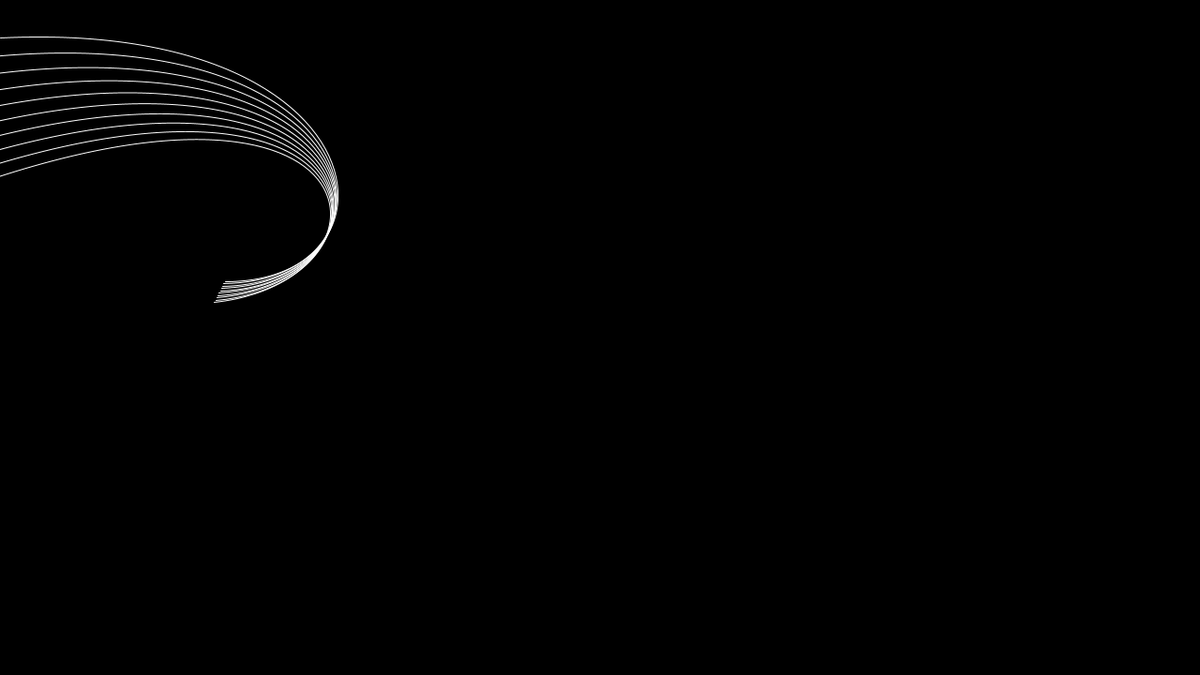
Frame 1 (no input)
Frame 60 (the mouse pressed at the canvas centre just before this capture): identical to frame 1, image omitted
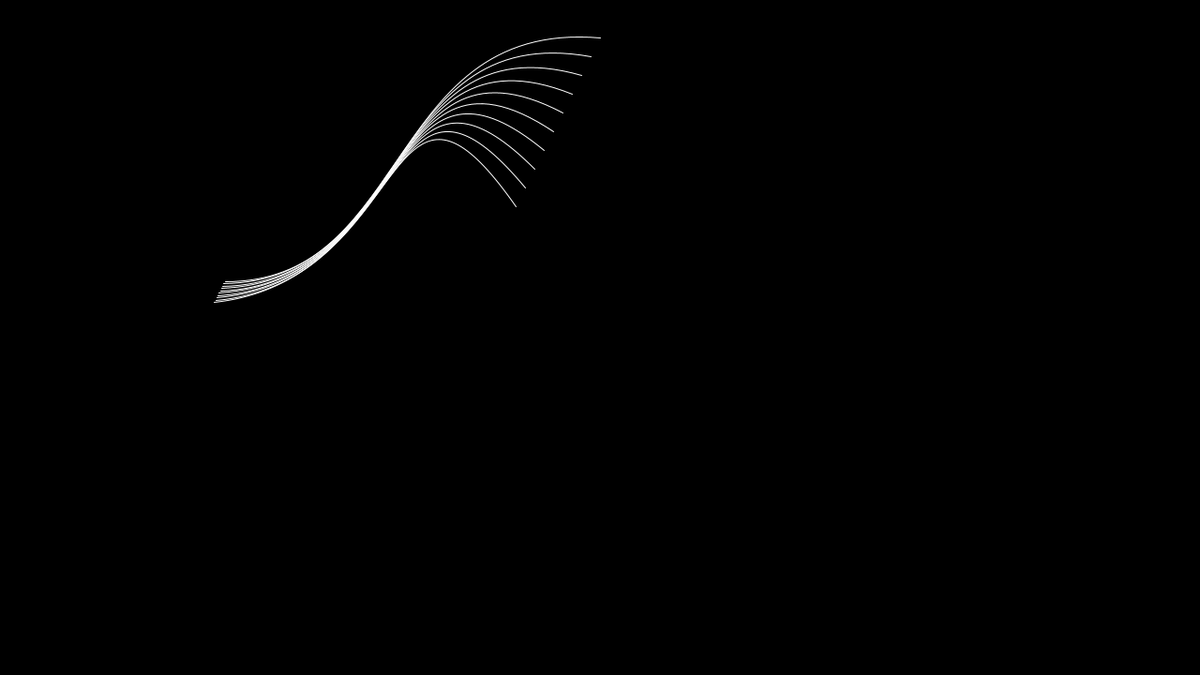
Frame 120 (the mouse held since frame 60 and released just before this capture)

The Processing sketch that drew these frames (run headless with seeded random() and noise(); from frame 60 on, the mouse is pressed at the canvas centre):

// Processing sketch: bezier
// ── bezier.pde
void setup() {
  size(1280, 720);
  stroke(255);
  noFill();
}

void draw() {
  background(0);
  for (int i = 0; i < 200; i += 20) {
    bezier(mouseX-(i/2.0), 40+i, 410, 20, 440, 300, 240-(i/16.0), 300+(i/8.0));
  }
}
